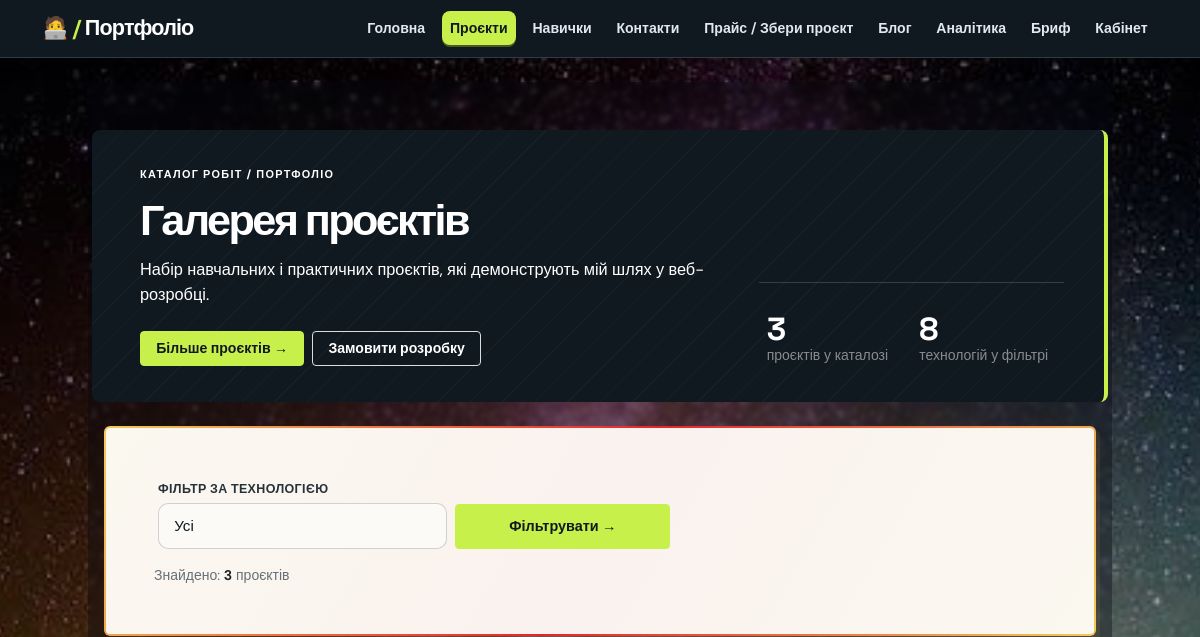
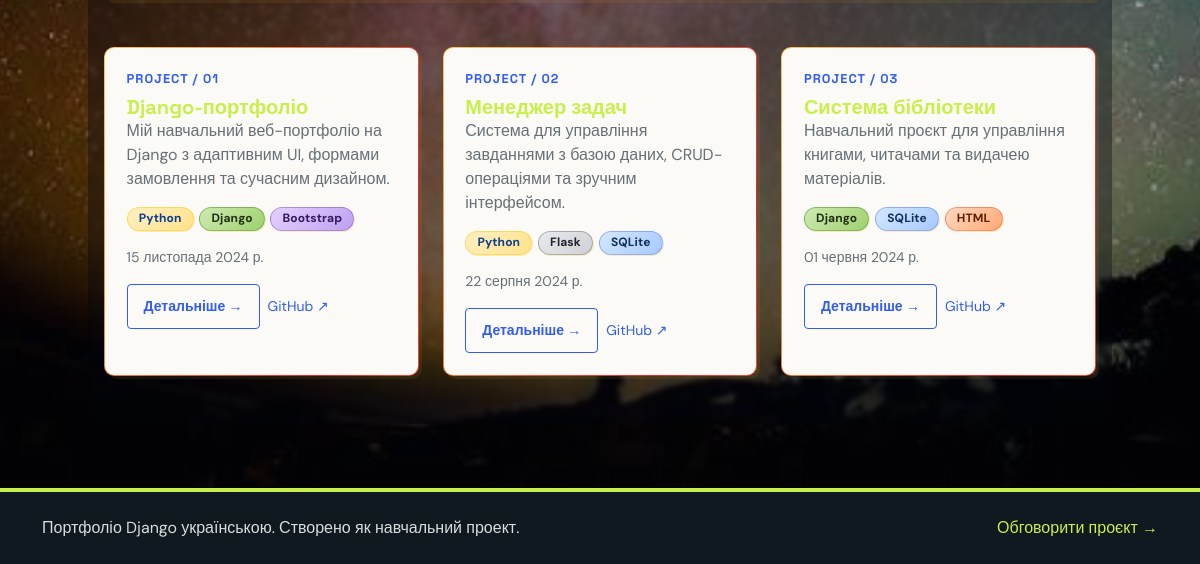
The page /projects/ on the database as committed earlier (2 pictures, top to bottom).
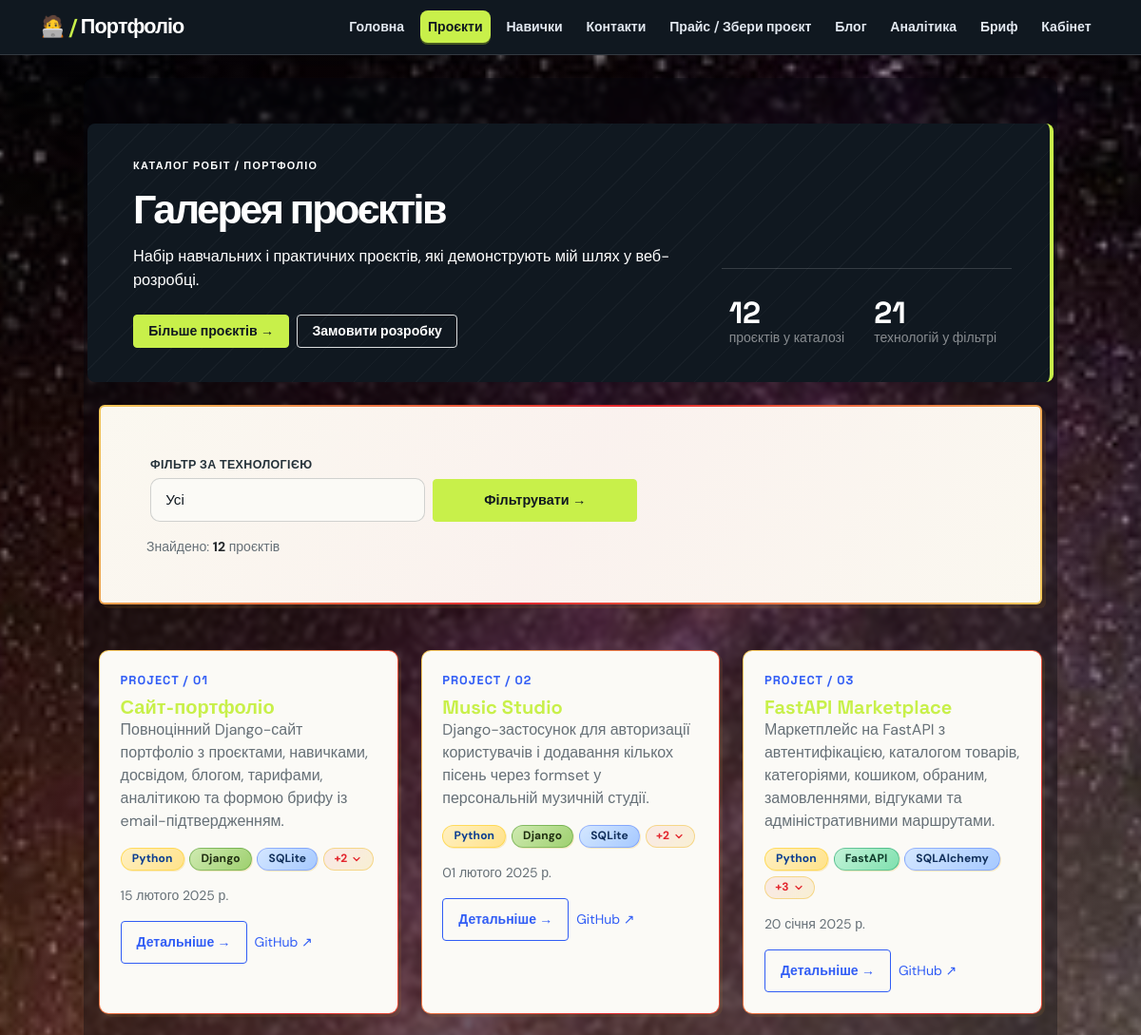
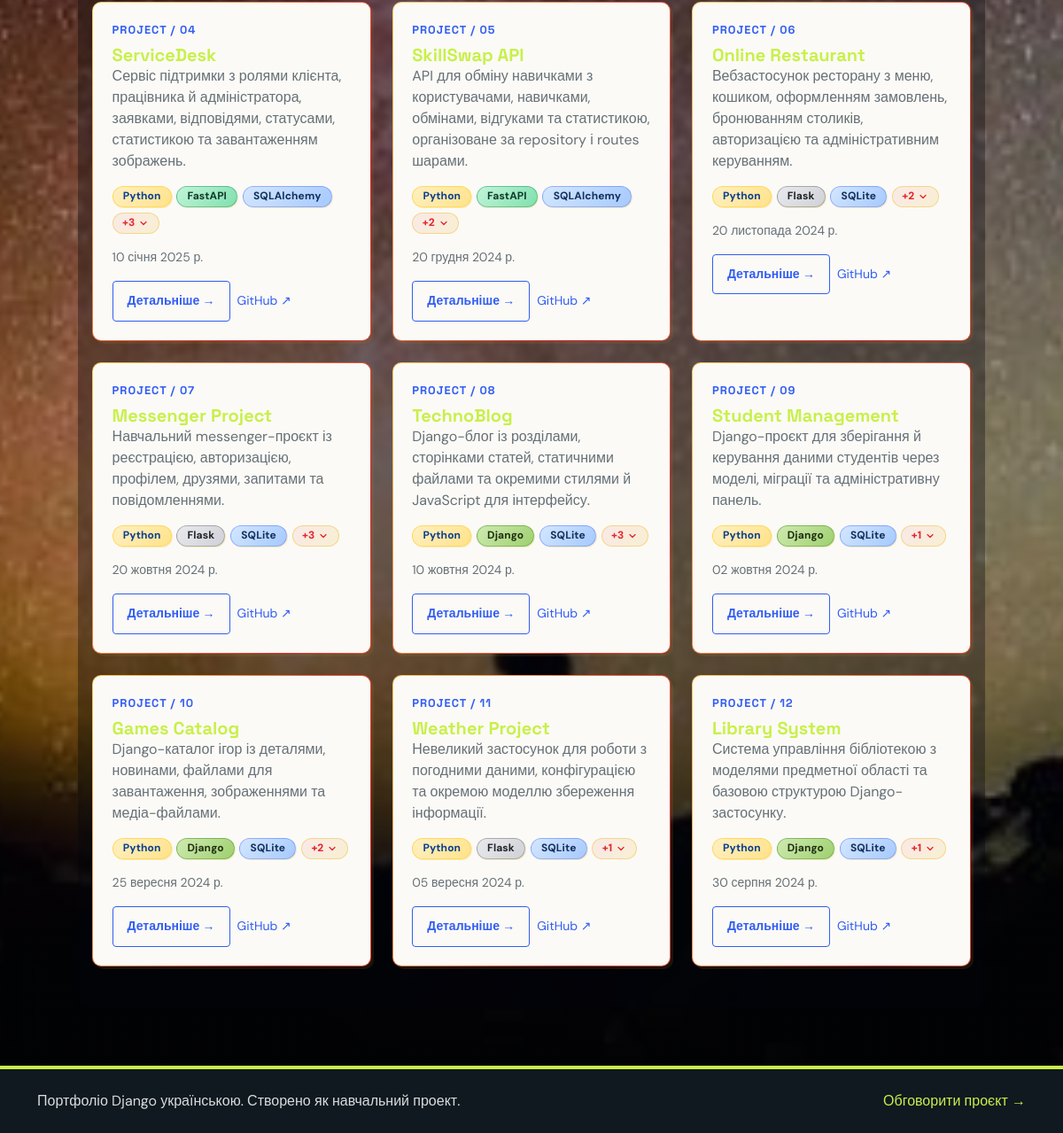
The same page on the database as committed later (2 pictures, top to bottom).
### portfolio/models.py (models this page shows, shortened)
class Project(models.Model):
    title = models.CharField('Назва', max_length=200)
    description = models.TextField('Опис')
    technologies = models.CharField('Технології', max_length=200)
    date = models.DateField('Дата', blank=True, null=True, help_text='Дата завершення проекту')
    image = models.ImageField('Зображення', upload_to='projects/', blank=True, null=True)
    github = models.URLField('GitHub посилання', blank=True)
    class Meta:
        verbose_name = 'Проект'
        verbose_name_plural = 'Проекти'
        ordering = ['-date', 'title']

### portfolio/views.py (the view)
# urls.py: path('projects/', views.project_catalog, name='projects'),
def project_catalog(request):
    track_page(request, 'projects')
    technology = request.GET.get('technology', '')
    qs = Project.objects.all().order_by('-date', 'title')
    if technology:
        qs = qs.filter(technologies__icontains=technology)
    projects = [_enrich_project_techs(p) for p in qs]
    techs_set = set()
    for p in Project.objects.all():
        if p.technologies:
            for t in p.technologies.split(','):
                t = t.strip()
                if t:
                    techs_set.add(t)
    for required in ('Python', 'Django', 'SQL', 'Bootstrap', 'Email'):
        techs_set.add(required)
    technologies = sorted(techs_set)
    return render(request, 'portfolio/projects.html', {
        'projects': projects,
        'technologies': technologies,
        'selected_technology': technology,
    })

### portfolio/context_processors.py (called while the page is built)
def admin_orders(request):
    if request.path.startswith('/admin/') and request.user.is_staff:
        return {'admin_orders': Order.objects.all()[:5]}
    return {}

### portfolio/views.py (called while the page is built)
def _enrich_project_techs(project):
    raw = getattr(project, 'technologies', '') or ''
    parts = [t.strip() for t in raw.split(',') if t.strip()]
    project.tech_list = parts
    project.tech_visible = parts[:3]
    project.tech_hidden = parts[3:]
    project.tech_hidden_count = len(project.tech_hidden)
    return project

def track_page(request, page_name):
    PageView.objects.create(page=page_name)

### portfolio/templates/portfolio/projects.html (shortened to what this page needs)
{% extends 'portfolio/base.html' %}
{% block content %}
<div class="projects-page">
  <section class="hero-panel row align-items-end mb-4">
    <div class="col-lg-8">
      <p class="eyebrow mb-3">Каталог робіт / портфоліо</p>
      <h1 class="mb-3">Галерея проєктів</h1>
      <p class="lead mb-4">Набір навчальних і практичних проєктів, які демонструють мій шлях у веб-розробці.</p>
      <div class="d-flex flex-wrap gap-2">
        <a class="btn btn-primary" href="https://github.com/slavkoiluchok1-ux/-" target="_blank" rel="noopener">Більше проєктів →</a>
        <a class="btn btn-outline-light" href="{% url 'portfolio:order_brif' %}">Замовити розробку</a>
      </div>
    </div>
    <div class="col-lg-4 mt-5 mt-lg-0">
      <div class="stat-strip row g-3">
        <div class="col-6"><div class="stat-value">{{ projects|length }}</div><div class="small text-white-50">проєктів у каталозі</div></div>
        <div class="col-6"><div class="stat-value">{{ technologies|length }}</div><div class="small text-white-50">технологій у фільтрі</div></div>
      </div>
    </div>
  </section>
  <div class="col-12">
    <div class="section-heading-panel projects-intro mb-5 p-4 p-md-5">
      <form method="get" class="row g-2 align-items-end">
        <div class="col-md-4">
          <label class="form-label">Фільтр за технологією</label>
          <select name="technology" class="form-select">
            <option value="">Усі</option>
          </select>
        </div>
        <div class="col-md-3">
          <button class="btn btn-primary w-100">Фільтрувати →</button>
        </div>
      </form>
      <p class="small text-muted-soft mt-3 mb-0" aria-live="polite">
        Знайдено: <strong class="text-dark">{{ projects|length }}</strong> {% if projects|length == 1 %}проєкт{% else %}проєктів{% endif %}
      </p>
    </div>
  </div>
  <div class="row g-4">
  {% for project in projects %}
    <div class="col-md-6 col-lg-4">
      <div class="card-soft project-card h-100">
        <div class="card-body d-flex flex-column">
          <p class="project-number mb-2">PROJECT / {{ forloop.counter|stringformat:'02d' }}</p>
          <h5 class="card-title fs-5 fw-bold"><a href="{% url 'portfolio:project_detail' project.pk %}" class="text-decoration-none">{{ project.title }}</a></h5>
          <p class="text-muted-soft fs-6 mb-3">{{ project.description|truncatewords:25 }}</p>
          {% if project.tech_list %}
            <div class="tech-stack-wrap mb-3">
              {% for t in project.tech_visible %}
                <span class="tech-badge" data-tech="{{ t }}">{{ t }}</span>
              {% endfor %}
              {% if project.tech_hidden_count > 0 %}
                <span class="tech-more-btn" role="button" tabindex="0" data-count="{{ project.tech_hidden_count }}">
                  +{{ project.tech_hidden_count }}
                  <svg width="12" height="12" viewBox="0 0 24 24" fill="none" stroke="currentColor" stroke-width="2.5" stroke-linecap="round" stroke-linejoin="round"><polyline points="6 9 12 15 18 9"></polyline></svg>
                </span>
              {% endif %}
            </div>
          {% endif %}
          <p class="small text-muted-soft mb-3">{{ project.date }}</p>
          <div class="mt-auto d-flex gap-2 align-items-center">
            <a href="{% url 'portfolio:project_detail' project.pk %}" class="btn btn-outline-primary btn-sm">Детальніше →</a>
            {% if project.github %}<a href="{{ project.github }}" class="small text-decoration-none text-primary" target="_blank" rel="noopener">GitHub ↗</a>{% endif %}
          </div>
        </div>
      </div>
    </div>
  {% empty %}
    <div class="col-12"><p class="text-muted-soft">Проєкти ще не додано.</p></div>
  {% endfor %}
  </div>
</div>
{% endblock %}

### portfolio/templates/portfolio/base.html (shortened to what this page needs)
{% load static %}
<!DOCTYPE html>
<html lang="uk">
<head>
  <link href="https://cdn.jsdelivr.net/npm/bootstrap@5.3.2/dist/css/bootstrap.min.css" rel="stylesheet">
</head>
<body>
<nav class="navbar navbar-expand-lg navbar-dark mb-4">
  <div class="container">
    <a class="navbar-brand me-3" href="{% url 'portfolio:home' %}">🧑‍💻 <span style="color:var(--lime)">/</span> Портфоліо</a>
    <div class="collapse navbar-collapse" id="mainNavbar">
      <ul class="navbar-nav ms-auto flex-wrap align-items-center">
        <li class="nav-item"><a class="nav-link nav-pill " href="{% url 'portfolio:home' %}" >Головна</a></li>
        <li class="nav-item"><a class="nav-link nav-pill {% if request.resolver_match.url_name == 'projects' or request.resolver_match.url_name == 'project_detail' %}active{% endif %}" href="{% url 'portfolio:projects' %}" {% if request.resolver_match.url_name == 'projects' or request.resolver_match.url_name == 'project_detail' %}aria-current="page"{% endif %}>Проєкти</a></li>
        <li class="nav-item"><a class="nav-link nav-pill " href="{% url 'portfolio:skills' %}" >Навички</a></li>
        <li class="nav-item"><a class="nav-link nav-pill " href="{% url 'portfolio:contacts' %}" >Контакти</a></li>
        <li class="nav-item"><a class="nav-link nav-pill " href="{% url 'portfolio:pricing' %}" >Прайс / Збери проєкт</a></li>
        <li class="nav-item"><a class="nav-link nav-pill " href="{% url 'portfolio:blog' %}" >Блог</a></li>
        <li class="nav-item"><a class="nav-link nav-pill " href="{% url 'portfolio:analytics' %}" >Аналітика</a></li>
        <li class="nav-item"><a class="nav-link nav-pill " href="{% url 'portfolio:order_brif' %}" >Бриф</a></li>
        {% if request.user.is_authenticated %}
          <li class="nav-item"><a class="nav-link nav-pill {% if request.resolver_match.url_name == 'my_orders' %}active{% endif %}" href="{% url 'portfolio:my_orders' %}" {% if request.resolver_match.url_name == 'my_orders' %}aria-current="page"{% endif %}>Мої замовлення</a></li>
          <li class="nav-item"><form method="post" action="{% url 'portfolio:client_logout' %}" class="m-0">{% csrf_token %}<button class="nav-link nav-pill border-0 bg-transparent" type="submit">Вийти</button></form></li>
        {% else %}
          <li class="nav-item"><a class="nav-link nav-pill " href="{% url 'portfolio:client_login' %}">Кабінет</a></li>
        {% endif %}
      </ul>
    </div>
  </div>
</nav>
<main class="container py-2 py-md-5">
  {% block content %}{% endblock %}
</main>
<footer class="footer py-4">
  <div class="container d-flex flex-column flex-md-row justify-content-between gap-2">
    <p class="mb-0">Портфоліо Django українською. Створено як навчальний проект.</p>
    <a href="{% url 'portfolio:order_brif' %}" class="text-decoration-none">Обговорити проєкт →</a>
  </div>
</footer>
</body>
</html>

Rows that differ between the two databases and show on the page:
removed Project: title "Django-портфоліо", description "Мій навчальний веб-портфоліо на Django з адаптивним UI, формами замовлення та сучасним дизайном.", tech_visible "Python" "Django" "Bootstrap", date "15 листопада 2024 р."
removed Project: title "Менеджер задач", description "Система для управління завданнями з базою даних, CRUD-операціями та зручним інтерфейсом.", tech_visible "Python" "Flask" "SQLite", date "22 серпня 2024 р."
removed Project: title "Система бібліотеки", description "Навчальний проєкт для управління книгами, читачами та видачею матеріалів.", tech_visible "Django" "SQLite" "HTML", date "01 червня 2024 р."
added Project: title "Сайт-портфоліо", description "Повноцінний Django-сайт портфоліо з проєктами, навичками, досвідом, блогом, тарифами, аналітикою та формою брифу із email-підтвердженням.", tech_visible "Python" "Django" "SQLite", tech_hidden_count "2", date "15 лютого 2025 р."
added Project: title "Music Studio", description "Django-застосунок для авторизації користувачів і додавання кількох пісень через formset у персональній музичній студії.", tech_visible "Python" "Django" "SQLite", tech_hidden_count "2", date "01 лютого 2025 р."
added Project: title "FastAPI Marketplace", description "Маркетплейс на FastAPI з автентифікацією, каталогом товарів, категоріями, кошиком, обраним, замовленнями, відгуками та адміністративними маршрутами.", tech_visible "Python" "FastAPI" "SQLAlchemy", tech_hidden_count "3", date "20 січня 2025 р."
added Project: title "ServiceDesk", description "Сервіс підтримки з ролями клієнта, працівника й адміністратора, заявками, відповідями, статусами, статистикою та завантаженням зображень.", tech_visible "Python" "FastAPI" "SQLAlchemy", tech_hidden_count "3", date "10 січня 2025 р."
added Project: title "SkillSwap API", description "API для обміну навичками з користувачами, навичками, обмінами, відгуками та статистикою, організоване за repository і routes шарами.", tech_visible "Python" "FastAPI" "SQLAlchemy", tech_hidden_count "2", date "20 грудня 2024 р."
added Project: title "Online Restaurant", description "Вебзастосунок ресторану з меню, кошиком, оформленням замовлень, бронюванням столиків, авторизацією та адміністративним керуванням.", tech_visible "Python" "Flask" "SQLite", tech_hidden_count "2", date "20 листопада 2024 р."
added Project: title "Messenger Project", description "Навчальний messenger-проєкт із реєстрацією, авторизацією, профілем, друзями, запитами та повідомленнями.", tech_visible "Python" "Flask" "SQLite", tech_hidden_count "3", date "20 жовтня 2024 р."
added Project: title "TechnoBlog", description "Django-блог із розділами, сторінками статей, статичними файлами та окремими стилями й JavaScript для інтерфейсу.", tech_visible "Python" "Django" "SQLite", tech_hidden_count "3", date "10 жовтня 2024 р."
added Project: title "Student Management", description "Django-проєкт для зберігання й керування даними студентів через моделі, міграції та адміністративну панель.", tech_visible "Python" "Django" "SQLite", tech_hidden_count "1", date "02 жовтня 2024 р."
added Project: title "Games Catalog", description "Django-каталог ігор із деталями, новинами, файлами для завантаження, зображеннями та медіа-файлами.", tech_visible "Python" "Django" "SQLite", tech_hidden_count "2", date "25 вересня 2024 р."
added Project: title "Weather Project", description "Невеликий застосунок для роботи з погодними даними, конфігурацією та окремою моделлю збереження інформації.", tech_visible "Python" "Flask" "SQLite", tech_hidden_count "1", date "05 вересня 2024 р."
added Project: title "Library System", description "Система управління бібліотекою з моделями предметної області та базовою структурою Django-застосунку.", tech_visible "Python" "Django" "SQLite", tech_hidden_count "1", date "30 серпня 2024 р."
Other text that changed with them:
{{ projects|length }}: "3" → "12"
{{ technologies|length }}: "8" → "21"
